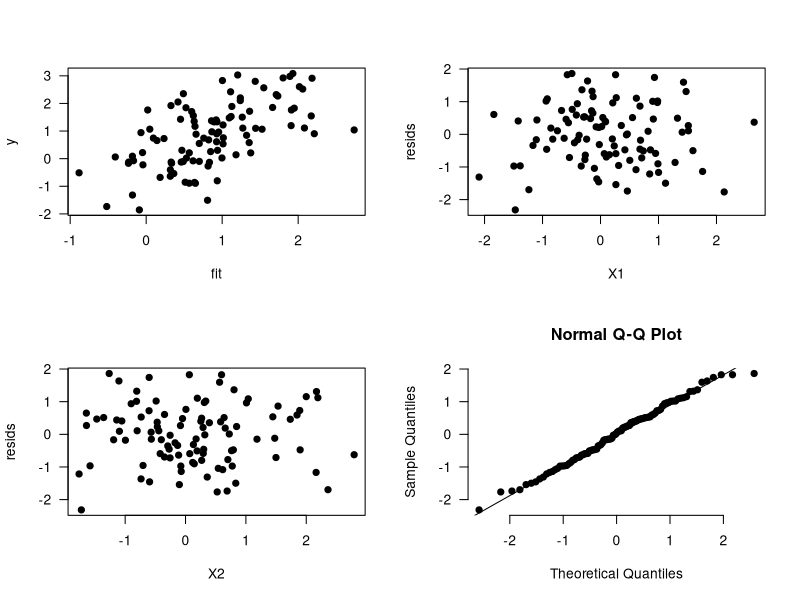

Write R code to recreate this figure.
## ---- chunk 1
generate.data <- function(n){
  X = matrix(rnorm(2*n), n, 2)
  epsilon = rnorm(n)
  beta = runif(3, -1, 1) 
  y = cbind(1,X) %*% beta + epsilon
  df = data.frame(y=y, X1 = X[,1], X2 = X[,2])
  return(df)
}

estimate.and.plot <- function(dataframe, ...){
  mdl = lm(y~X1+X2, data=dataframe)
  resids = resid(mdl)
  fit =  fitted(mdl)
  par(mfrow=c(2,2))
  with(dataframe, {
    plot(y~fit, las=1, pch=19,...)
    plot(resids~X1, las=1, pch=19,...)
    plot(resids~X2, las=1, pch=19,...)
    })
  qqnorm(resids, pch=19, bty='n',las=1)
  qqline(resids)
  return(mdl)
}
## ---- chunk 2
# 1. Use this chunk to generate some data with the first function. 
# 2. Estimate the model with the second function.
# 3. Uncomment the code below to include a table with coefficient 
#    estimates (replace mdl with the correct output from the second
#    function)

dataframe = generate.data(100)
mdl = estimate.and.plot(dataframe)
knitr::kable(summary(mdl)$coef, digits=3)
